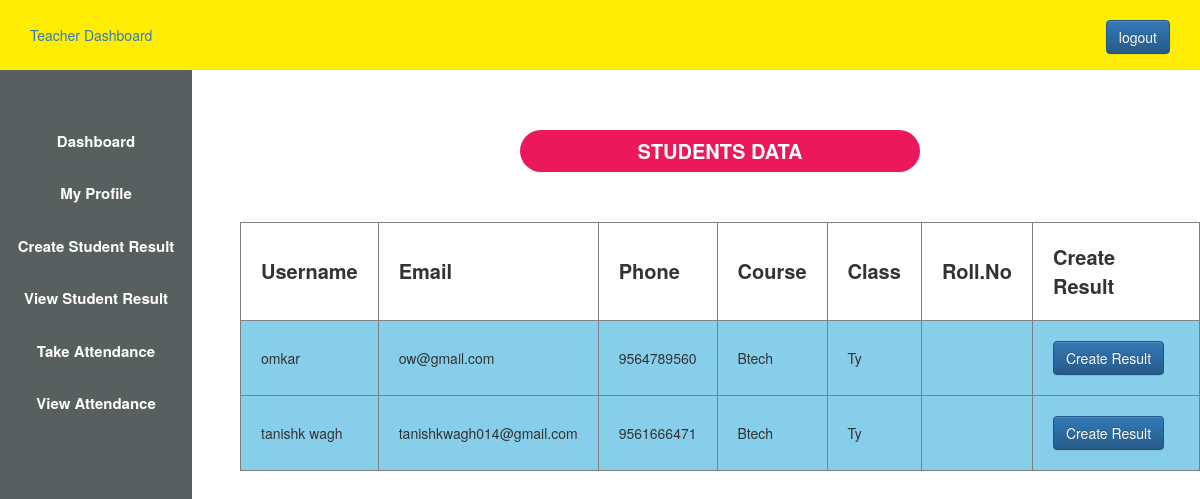
Page /create_student_result.php (signed in) on the committed database.
### tables this page shows
CREATE TABLE `user` (
  `id` int(11) NOT NULL,
  `username` varchar(50) DEFAULT NULL,
  `phone` varchar(30) DEFAULT NULL,
  `course` varchar(10) DEFAULT NULL,
  `class` char(10) DEFAULT NULL,
  `roll` varchar(8) DEFAULT NULL,
  `email` varchar(50) DEFAULT NULL,
  `fees` varchar(10) DEFAULT NULL,
  `usertype` varchar(50) DEFAULT NULL,
  `password` varchar(50) DEFAULT NULL
);

### create_student_result.php (the view, shortened to what this page needs)
<?php
$host="localhost";
$user="root";
$password="";
$db="rsa";
$data=mysqli_connect($host,$user,$password,$db);
$sql=" SELECT * FROM user WHERE usertype='student' " ;
$result=mysqli_query($data,$sql);
?>
<!DOCTYPE html>
<html>
    <head>
         <?php
           include 'teacher_css.php';
          ?>
    </head>
<body>
<?php
 include'teacher_sidebar.php';
?>
 <div class="content">
<center>
<h1 class="main_Text">STUDENTS DATA</h1>
 <br><br>
<table border="1px">
<tr>
<th class="table_th">Username</th>
<th class="table_th">Email</th>
<th class="table_th">Phone</th>
<th class="table_th">Course</th>
<th class="table_th">Class</th>
<th class="table_th">Roll.No</th>
<th class="table_th">Create Result</th>
</tr>
<?php
while($info=$result->fetch_assoc() )
{
?>
<tr>
<td class="table_td"><?php  echo"{$info['username'] }"; ?>
</td>
<td class="table_td"><?php  echo"{$info['email'] }"; ?>
</td>
<td class="table_td"><?php  echo"{$info['phone'] }"; ?>
</td>
<td class="table_td"><?php  echo"{$info['course'] }"; ?>
</td>
<td class="table_td"><?php  echo"{$info['class'] }"; ?>
</td>
<td class="table_td"><?php  echo"{$info['roll'] }"; ?>
</td>
<td class="table_td"><?php  echo"<a  onClick=\"javascript:return confirm('Are You Sure To Create Result');\" class='btn btn-primary' href='edit_Student_result.php?student_id={$info['id']}'> Create Result</a>"; ?>
</td>
</tr>
<?php
}
?>
</table>
</center>
 </div>
</body>
</html>

### admin.css (style rules this page uses)
* { margin: 0px; padding: 0px; }
a,a:hover { text-decoration: none!important; }
.content { margin-left: 20%; margin-top: 5%; }

### create_student_result.php (style rules this page uses)
.table_th { padding: 20px; font-size: 20px; }
.table_td { padding: 20px; background-color: skyblue; }
.main_Text { background-color:#eb185b; color: white; text-align: center; font-weight: bold; width: 400px; padding-top: 10px; padding-bottom: 10px; font-size: 20px; border-radius: 6em; }

### rows in the picture
user: username "omkar", email "ow@gmail.com", phone "9564789560", course "Btech", class "Ty"
user: username "tanishk wagh", email "tanishkwagh014@gmail.com", phone "9561666471", course "Btech", class "Ty"
